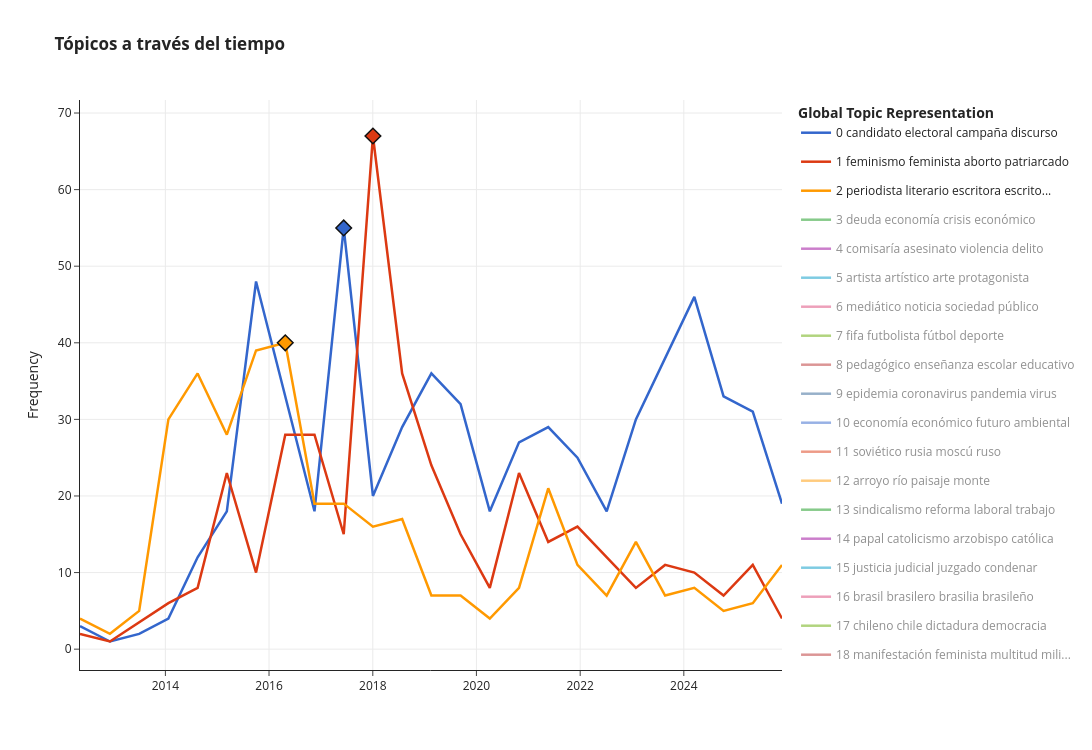

Notebook code for this chart:
### Code cell
import plotly.express as px
import plotly.graph_objects as go
import pandas as pd
from sklearn.metrics.pairwise import cosine_similarity
import numpy as np

# 1. Sincronizamos los tópicos reales del modelo (post-fusión) con el DataFrame
topics, _ = topic_model.transform(docs_lematizados)
df['topic'] = topics

# 2. Obtenemos la lista limpia de IDs válidos actualizados
top_topics_ids = [t for t in topic_model.get_topic_info()["Topic"].tolist() if t != -1]

# ==============================================================================
# 1. CÁLCULO AUTOMÁTICO DE TOPICS OVER TIME
# ==============================================================================
print("Calculando evolución temporal y picos para las trazas limpias...")

# Aseguramos formato de fechas en el df
df["post_date_dt"] = pd.to_datetime(df["post_date"], errors="coerce")
timestamps_lista = df["post_date_dt"].dt.to_pydatetime().tolist()
docs_lem_lista = df["document_text_final"].fillna("").astype(str).tolist()

# Generamos la tabla temporal desde BERTopic
topics_over_time = topic_model.topics_over_time(
    docs=docs_lem_lista,
    timestamps=timestamps_lista,
    global_tuning=True,
    evolution_tuning=True,
    nr_bins=25
)

# Diccionario de nombres limpios para los tópicos
topic_names_dict = {}
for t_id in top_topics_ids:
    words_weights = topic_model.get_topic(t_id)
    if words_weights:
        topic_names_dict[t_id] = f"{t_id}_" + "_".join([w for w, _ in words_weights[:3]])
    else:
        topic_names_dict[t_id] = f"Topic_{t_id}"

# ==============================================================================
# 2. DETECCIÓN DE PICOS Y EXTRACCIÓN DE ARTÍCULOS REPRESENTATIVOS
# ==============================================================================
TOP_N_NOTAS_PICO = 3
TOP_N_NOTAS_NORMAL = 1
MIN_FREQ_PICO = 3

unique_timestamps = sorted(pd.to_datetime(topics_over_time["Timestamp"].unique()))
timeline_data = []

for t_id in top_topics_ids:
    df_t = topics_over_time[topics_over_time["Topic"] == t_id].sort_values("Timestamp").reset_index(drop=True)
    if df_t.empty:
        continue
    
    t_name = topic_names_dict.get(t_id, f"Topic_{t_id}")
    freqs = df_t["Frequency"].values
    
    umbral = max(MIN_FREQ_PICO, freqs.mean())
    if len(freqs) > 2:
        mayor_al_anterior = np.r_[False, freqs[1:] > freqs[:-1]]
        mayor_al_siguiente = np.r_[freqs[:-1] > freqs[1:], False]
        picos_locales = mayor_al_anterior & mayor_al_siguiente & (freqs >= umbral)
        picos_idx = set(np.where(picos_locales)[0])
    else:
        picos_idx = set()
        
    if len(freqs) > 0:
        picos_idx.add(np.argmax(freqs))
    
    for i, row in df_t.iterrows():
        fecha_str = row["Timestamp"]
        fecha_dt = pd.to_datetime(fecha_str)
        freq = int(row["Frequency"])
        
        is_peak = (i in picos_idx)
        is_max = (i == np.argmax(freqs))
        
        idx_bin = unique_timestamps.index(fecha_dt)
        t_start = unique_timestamps[idx_bin - 1] if idx_bin > 0 else fecha_dt - pd.DateOffset(months=3)
        t_end = unique_timestamps[idx_bin + 1] if idx_bin < len(unique_timestamps) - 1 else fecha_dt + pd.DateOffset(months=3)
        
        mask_bin = (df["topic"] == t_id) & (df["post_date_dt"] >= t_start) & (df["post_date_dt"] <= t_end)
        indices_bin = df[mask_bin].index.tolist()
        
        n_necesarias = TOP_N_NOTAS_PICO if is_peak else TOP_N_NOTAS_NORMAL
        if len(indices_bin) < n_necesarias:
            mask_año = (df["topic"] == t_id) & (df["post_date_dt"].dt.year == fecha_dt.year)
            indices_bin = df[mask_año].index.tolist()
            
        notas_list = []
        if indices_bin and 'embeddings_naturales' in globals():
            ref_vector = embeddings_naturales[indices_bin].mean(axis=0, keepdims=True)
            similitudes = cosine_similarity(embeddings_naturales[indices_bin], ref_vector).flatten()
            top_locales = np.argsort(similitudes)[::-1][:n_necesarias]
            
            for rank, idx_local in enumerate(top_locales, start=1):
                idx_global = indices_bin[idx_local]
                nota = df.loc[idx_global]
                notas_list.append({
                    "Titulo": nota.get("title_text", "Sin título"),
                    "Tagline": str(nota.get("tagline", ""))[:80] if pd.notna(nota.get("tagline")) else "",
                    "Tag": str(nota.get("post_tag", "")).split(";")[0].strip() if pd.notna(nota.get("post_tag")) else ""
                })
        
        # CORREGIDO: Ahora el append está en la indentación correcta del bucle temporal
        timeline_data.append({
            "Topic": t_id,
            "Name": t_name,
            "Fecha": fecha_dt,
            "Frecuencia": freq,
            "Es_Pico": is_peak,
            "Es_Maximo": is_max,
            "Articulos": notas_list
        })

# Mapeo rápido O(1)
timeline_dict = {(row["Topic"], row["Fecha"]): row for row in timeline_data}

# ==============================================================================
# 3. RENDERIZADO DEL GRÁFICO INTERACTIVO PLOTLY
# ==============================================================================
TOP_N_TRAZAS_ACTIVAS = 3 
fig = topic_model.visualize_topics_over_time(topics_over_time, topics=top_topics_ids)
colors = px.colors.qualitative.G10
rombos_picos = []

for i, t in enumerate(fig.data):
    c = colors[i % len(colors)]
    vis = True if i < TOP_N_TRAZAS_ACTIVAS else 'legendonly'
    
    raw_name = t.name
    try:
        topic_id = int(raw_name.split("_")[0])
    except (ValueError, IndexError):
        if i < len(top_topics_ids):
            topic_id = top_topics_ids[i]
        else:
            continue

    clean_name = raw_name.replace("_", " ")
    textos_hover_linea = []
    
    for x_val, y_val in zip(t.x, t.y):
        fecha_dt = pd.to_datetime(x_val)
        info_punto = timeline_dict.get((topic_id, fecha_dt))
        
        if info_punto and info_punto["Articulos"]:
            if info_punto["Es_Pico"]:
                detalles_hover = ""
                for n in info_punto["Articulos"]:
                    titulo = n["Titulo"][:39] + ("..." if len(n["Titulo"]) > 42 else "")
                    tagline_str = f"<br>&nbsp;&nbsp;&nbsp;&nbsp;<i>\"{n['Tagline'][:72]}...\"</i>" if n["Tagline"] and n["Tagline"].lower() != "nan" else ""
                    tag_str = f" <b>(#{n['Tag']})</b>" if n["Tag"] and n["Tag"].lower() != "nan" else ""
                    detalles_hover += f"<br>• <b>{titulo}</b>{tag_str}{tagline_str}"
                
                label_pico = "Máximo Histórico" if info_punto["Es_Maximo"] else "Pico Destacado"
                textos_hover_linea.append(
                    f"<br><b>[{label_pico}]</b><br><b>Artículos representativos:</b>{detalles_hover}"
                )
            else:
                tit = info_punto["Articulos"][0]["Titulo"]
                tit_corto = (tit[:45] + "...") if len(tit) > 48 else tit
                textos_hover_linea.append(f"<br>• <b>Nota del mes:</b> {tit_corto}")
        else:
            textos_hover_linea.append("")

        if info_punto and info_punto["Es_Maximo"]:
            detalles_rombo = ""
            for n in info_punto["Articulos"]:
                titulo = n["Titulo"][:39] + ("..." if len(n["Titulo"]) > 42 else "")
                tagline_str = f"<br>&nbsp;&nbsp;&nbsp;&nbsp;<i>\"{n['Tagline'][:72]}...\"</i>" if n["Tagline"] and n["Tagline"].lower() != "nan" else ""
                tag_str = f" <b>(#{n['Tag']})</b>" if n["Tag"] and n["Tag"].lower() != "nan" else ""
                detalles_rombo += f"<br>• <b>{titulo}</b>{tag_str}{tagline_str}"
                
            if not info_punto["Articulos"]:
                detalles_rombo = "<br>• Sin notas exactas en el período"

            rombos_picos.append(
                go.Scatter(
                    x=[fecha_dt], 
                    y=[info_punto["Frecuencia"]], 
                    mode="markers", 
                    showlegend=False, 
                    visible=vis, 
                    legendgroup=f"g{topic_id}",
                    marker=dict(size=12, color=c, symbol="diamond", line=dict(width=1.5, color="#111")),
                    hovertemplate=(
                        f"<b> Máximo Histórico: {clean_name}</b><br>"
                        "Fecha: %{x|%Y-%m}<br>"
                        "Frecuencia: %{y}<br>"
                        f"<b>Artículos representativos:</b>{detalles_rombo}"
                        "<extra></extra>"
                    )
                )
            )

    t.update(
        name=clean_name, 
        visible=vis, 
        legendgroup=f"g{topic_id}", 
        line=dict(color=c, width=2.5),
        customdata=textos_hover_linea,
        hovertemplate=(
            f"<b>{clean_name}</b><br>"
            "Fecha: %{x|%Y-%m}<br>"
            "Frecuencia: %{y}"
            "%{customdata}<extra></extra>"
        )
    )

fig.add_traces(rombos_picos)

fig.update_layout(
    title="<b>Tópicos a través del tiempo</b>", 
    plot_bgcolor='rgba(0,0,0,0)', 
    paper_bgcolor='#fff', 
    height=750, 
    hovermode="closest",
    hoverlabel=dict(bgcolor="white", font_size=16)
)
fig.update_yaxes(showgrid=True, gridcolor="#ebebeb")
fig.update_xaxes(showgrid=True, gridcolor="#ebebeb")

fig.write_html(GRAFICOS_DIR / "02_evolucion_topicos_completa.html")
fig.show()
